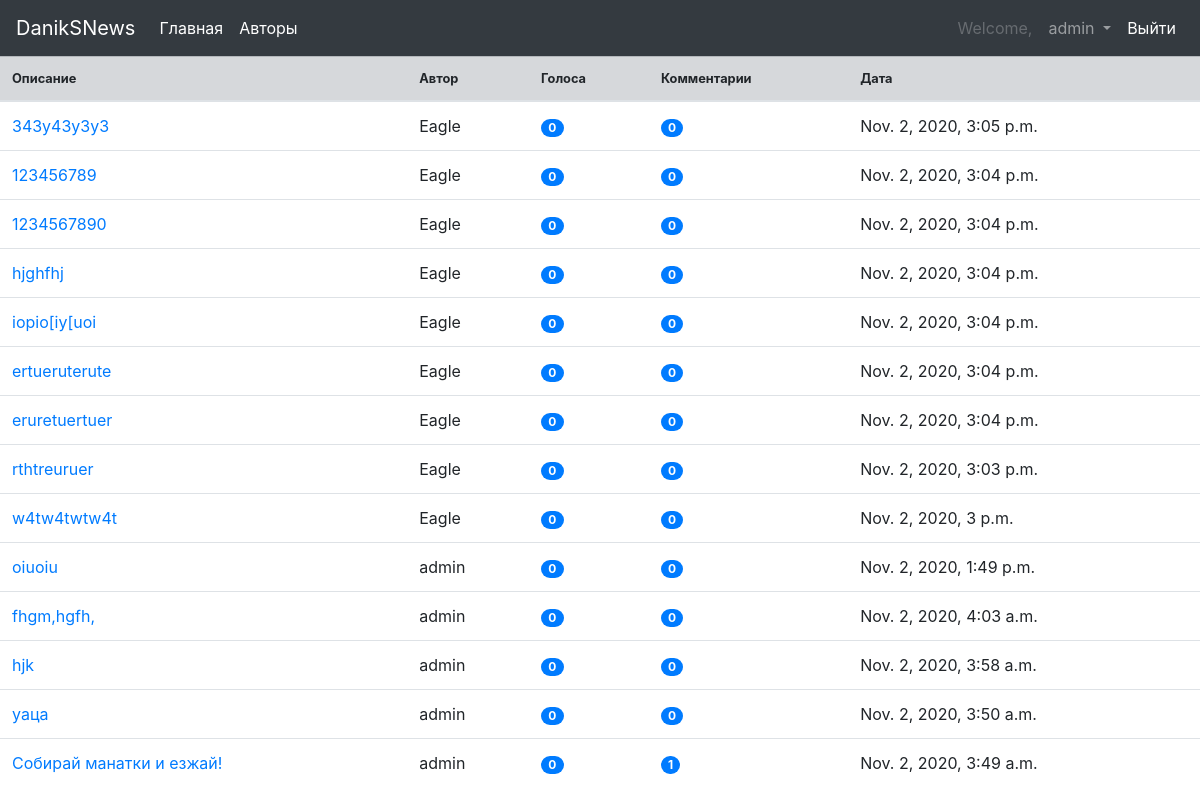
The page /article/ (signed in) on the database its author committed.
### article/models.py (models this page shows, shortened)
class Article(models.Model):
    title = models.CharField(max_length=255, verbose_name='Название')
    text = models.TextField(max_length=5000, verbose_name='Содержание')
    author = models.ForeignKey(User, max_length=255, verbose_name='Автор', on_delete=models.CASCADE)
    data = models.DateTimeField(auto_now_add=True)
    slug = models.SlugField(max_length=255, blank=True)
    def get_absolute_url(self):
        return reverse('article_detail_url', kwargs={'slug': self.slug})

### article/views.py (the view)
# urls.py: path('', index, name='index'),
def index(request):
    articles = Article.objects.order_by('-data')
    list_of_data = []
    for article in articles:
        num_votes = 0
        for choice in article.choice_set.all():
            num_votes += choice.votes
        tmp = (article, article.comment_set.count(), num_votes)
        list_of_data.append(tmp)
    context = {
        'list_of_data': list_of_data,
    }
    return render(request, 'article/index.html', context=context)

### article/templates/article/index.html
{% extends 'base.html' %}
{% block content %}
        <table class="table ">
            <thead class="">
            <tr class="table-secondary small">
                <th scope="col">Описание</th>
                <th scope="col">Автор</th>
                <th scope="col">Голоса</th>
                <th scope="col">Комментарии</th>
                <th scope="col">Дата</th>
            </tr>
            </thead>
            <tbody>
            {% for article, com_num, vote_num in list_of_data %}
                <tr>
                    <td><a href="{{ article.get_absolute_url }}"
                           class="text-black">{{ article.title|truncatechars:60 }}</a></td>
                    <td>{{ article.author }}</td>
                    <td><span class="badge badge-primary badge-pill">{{ vote_num }}</span></td>
                    <td><span class="badge badge-primary badge-pill">{{ com_num }}</span></td>
                    <td>{{ article.data }}</td>
                </tr>
            {% endfor %}
            </tbody>
        </table>
{% endblock %}

### news/templates/base.html (shortened to what this page needs)
<!DOCTYPE html>
<html lang="en">
<head>
    <link rel="stylesheet" href="https://cdn.jsdelivr.net/npm/bootstrap@4.5.3/dist/css/bootstrap.min.css">
</head>
<body>
<nav class="navbar navbar-expand-lg navbar-dark bg-dark">
    <a class="navbar-brand" href="{% url 'index' %}">DanikSNews</a>
    <div class="collapse navbar-collapse" id="navbarNavAltMarkup">
        <div class="navbar-nav">
            <a class="nav-link active" href="{% url 'index' %}">Главная<span class="sr-only">(current)</span></a>
            <a class="nav-link active" href="#">Авторы</a>
        </div>
        <div class="navbar-collapse justify-content-end" id="navbarNavAltMarkup">
            <ul class="navbar-nav ">
                {% if user.is_authenticated %}
                    <li class="nav-item ">
                        <a class="nav-link disabled" tabindex="-1" aria-disabled="true">Welcome,</a>
                    </li>
                    <li class="nav-item dropdown " >
                        <a class="nav-link dropdown-toggle" href="#" id="navbarDropdown" role="button"
                           data-toggle="dropdown" aria-haspopup="true" aria-expanded="false">
                            {{ user.username }}
                        </a>
                    </li>
                    <a class="nav-link active" href="{% url 'accounts:logout_url' %}">Выйти</a>
                {% else %}
                    <a class="nav-link active" href="{% url 'accounts:register_url' %}">Регистрация</a>
                    <a class="nav-link active" href="{% url 'accounts:login_url' %}">Войти</a>
                {% endif %}
            </ul>
        </div>
    </div>
</nav>
{% block content %}
{% endblock %}
</body>
</html>

### rows shown on the page
Article: title "343y43y3y3", author "Eagle", vote_num "0", com_num "0", data "Nov. 2, 2020, 3:05 p.m."
Article: title "123456789", author "Eagle", vote_num "0", com_num "0", data "Nov. 2, 2020, 3:04 p.m."
Article: title "1234567890", author "Eagle", vote_num "0", com_num "0", data "Nov. 2, 2020, 3:04 p.m."
Article: title "hjghfhj", author "Eagle", vote_num "0", com_num "0", data "Nov. 2, 2020, 3:04 p.m."
Article: title "iopio[iy[uoi", author "Eagle", vote_num "0", com_num "0", data "Nov. 2, 2020, 3:04 p.m."
Article: title "ertueruterute", author "Eagle", vote_num "0", com_num "0", data "Nov. 2, 2020, 3:04 p.m."
Article: title "eruretuertuer", author "Eagle", vote_num "0", com_num "0", data "Nov. 2, 2020, 3:04 p.m."
Article: title "rthtreuruer", author "Eagle", vote_num "0", com_num "0", data "Nov. 2, 2020, 3:03 p.m."
Article: title "w4tw4twtw4t", author "Eagle", vote_num "0", com_num "0", data "Nov. 2, 2020, 3 p.m."
Article: title "oiuoiu", author "admin", vote_num "0", com_num "0", data "Nov. 2, 2020, 1:49 p.m."
Article: title "fhgm,hgfh,", author "admin", vote_num "0", com_num "0", data "Nov. 2, 2020, 4:03 a.m."
Article: title "hjk", author "admin", vote_num "0", com_num "0", data "Nov. 2, 2020, 3:58 a.m."
Article: title "уаца", author "admin", vote_num "0", com_num "0", data "Nov. 2, 2020, 3:50 a.m."
Article: title "Собирай манатки и езжай!", author "admin", vote_num "0", author "1", data "Nov. 2, 2020, 3:49 a.m."

### other values the page prints
{{ user.username }} "admin"
